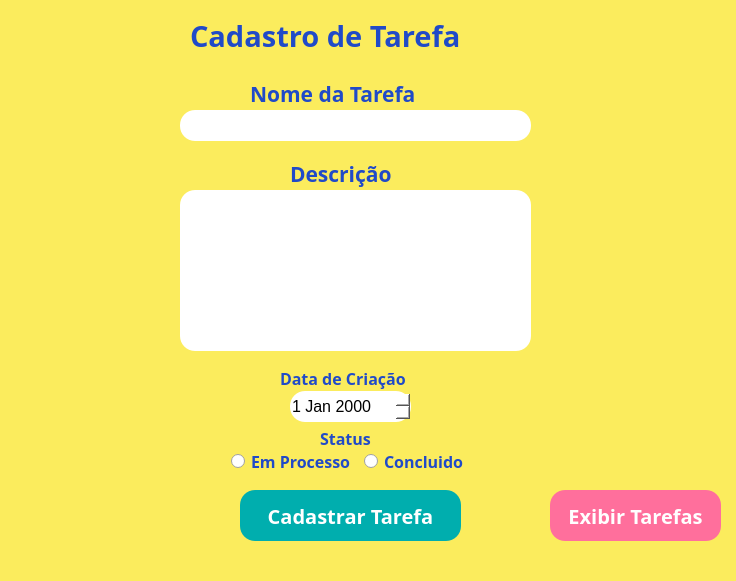
<?xml version="1.0" encoding="UTF-8"?>
<ui version="4.0">
 <class>MainWindow</class>
 <widget class="QMainWindow" name="MainWindow">
  <property name="geometry">
   <rect>
    <x>0</x>
    <y>0</y>
    <width>736</width>
    <height>581</height>
   </rect>
  </property>
  <property name="sizePolicy">
   <sizepolicy hsizetype="Fixed" vsizetype="Fixed">
    <horstretch>0</horstretch>
    <verstretch>0</verstretch>
   </sizepolicy>
  </property>
  <property name="maximumSize">
   <size>
    <width>736</width>
    <height>582</height>
   </size>
  </property>
  <property name="windowTitle">
   <string>Menu de Cadastro</string>
  </property>
  <property name="styleSheet">
   <string notr="true">background: #fbec5d</string>
  </property>
  <widget class="QWidget" name="centralwidget">
   <widget class="QPushButton" name="pushButton">
    <property name="geometry">
     <rect>
      <x>240</x>
      <y>490</y>
      <width>221</width>
      <height>51</height>
     </rect>
    </property>
    <property name="font">
     <font>
      <family>Scholar</family>
      <pointsize>15</pointsize>
      <weight>75</weight>
      <italic>false</italic>
      <bold>true</bold>
      <underline>false</underline>
      <strikeout>false</strikeout>
     </font>
    </property>
    <property name="styleSheet">
     <string notr="true">background:#00aeae;
border-radius: 15px;
color:white

</string>
    </property>
    <property name="text">
     <string>Cadastrar Tarefa</string>
    </property>
   </widget>
   <widget class="QLineEdit" name="lineEdit">
    <property name="geometry">
     <rect>
      <x>180</x>
      <y>110</y>
      <width>351</width>
      <height>31</height>
     </rect>
    </property>
    <property name="font">
     <font>
      <pointsize>12</pointsize>
     </font>
    </property>
    <property name="styleSheet">
     <string notr="true">border-radius: 5px;
 box-shadow: 0 15px 18px rgba(0, 0, 0, 0.1);
background:white;
border-radius: 15px;</string>
    </property>
   </widget>
   <widget class="QLineEdit" name="lineEdit_2">
    <property name="geometry">
     <rect>
      <x>180</x>
      <y>190</y>
      <width>351</width>
      <height>161</height>
     </rect>
    </property>
    <property name="font">
     <font>
      <pointsize>12</pointsize>
     </font>
    </property>
    <property name="styleSheet">
     <string notr="true">border-radius: 5px;
 box-shadow: 0 15px 18px rgba(0, 0, 0, 0.1);
background:white;
border-radius: 15px;</string>
    </property>
    <property name="text">
     <string/>
    </property>
    <property name="alignment">
     <set>Qt::AlignLeading|Qt::AlignLeft|Qt::AlignTop</set>
    </property>
   </widget>
   <widget class="QRadioButton" name="radioButton">
    <property name="geometry">
     <rect>
      <x>231</x>
      <y>441</y>
      <width>127</width>
      <height>40</height>
     </rect>
    </property>
    <property name="font">
     <font>
      <family>Scholar</family>
      <pointsize>12</pointsize>
      <weight>75</weight>
      <bold>true</bold>
     </font>
    </property>
    <property name="styleSheet">
     <string notr="true">color:#204ac8;
background:none
</string>
    </property>
    <property name="text">
     <string>Em Processo</string>
    </property>
   </widget>
   <widget class="QRadioButton" name="radioButton_2">
    <property name="geometry">
     <rect>
      <x>364</x>
      <y>441</y>
      <width>105</width>
      <height>40</height>
     </rect>
    </property>
    <property name="font">
     <font>
      <family>Scholar</family>
      <pointsize>12</pointsize>
      <weight>75</weight>
      <bold>true</bold>
     </font>
    </property>
    <property name="styleSheet">
     <string notr="true">color:#204ac8;
background:none
</string>
    </property>
    <property name="text">
     <string>Concluido</string>
    </property>
   </widget>
   <widget class="QLabel" name="label_6">
    <property name="geometry">
     <rect>
      <x>190</x>
      <y>10</y>
      <width>331</width>
      <height>51</height>
     </rect>
    </property>
    <property name="font">
     <font>
      <family>Scholar</family>
      <pointsize>22</pointsize>
      <weight>75</weight>
      <bold>true</bold>
     </font>
    </property>
    <property name="styleSheet">
     <string notr="true">background: none;
color: #204ac8</string>
    </property>
    <property name="text">
     <string>Cadastro de Tarefa</string>
    </property>
   </widget>
   <widget class="QLabel" name="label_7">
    <property name="geometry">
     <rect>
      <x>320</x>
      <y>420</y>
      <width>71</width>
      <height>36</height>
     </rect>
    </property>
    <property name="font">
     <font>
      <family>Scholar</family>
      <pointsize>12</pointsize>
      <weight>75</weight>
      <bold>true</bold>
     </font>
    </property>
    <property name="styleSheet">
     <string notr="true">background: none;
color: #204ac8</string>
    </property>
    <property name="text">
     <string>Status</string>
    </property>
   </widget>
   <widget class="QLabel" name="label_4">
    <property name="geometry">
     <rect>
      <x>290</x>
      <y>150</y>
      <width>113</width>
      <height>47</height>
     </rect>
    </property>
    <property name="font">
     <font>
      <family>Scholar</family>
      <pointsize>16</pointsize>
      <weight>75</weight>
      <bold>true</bold>
     </font>
    </property>
    <property name="styleSheet">
     <string notr="true">background: none;
color: #204ac8
</string>
    </property>
    <property name="text">
     <string>Descrição</string>
    </property>
   </widget>
   <widget class="QLabel" name="label_9">
    <property name="geometry">
     <rect>
      <x>250</x>
      <y>70</y>
      <width>197</width>
      <height>47</height>
     </rect>
    </property>
    <property name="font">
     <font>
      <family>Scholar</family>
      <pointsize>16</pointsize>
      <weight>75</weight>
      <bold>true</bold>
     </font>
    </property>
    <property name="styleSheet">
     <string notr="true">background: none;
color: #204ac8
</string>
    </property>
    <property name="text">
     <string>Nome da Tarefa</string>
    </property>
   </widget>
   <widget class="QPushButton" name="pushButton_2">
    <property name="geometry">
     <rect>
      <x>550</x>
      <y>490</y>
      <width>171</width>
      <height>51</height>
     </rect>
    </property>
    <property name="sizePolicy">
     <sizepolicy hsizetype="Fixed" vsizetype="Fixed">
      <horstretch>0</horstretch>
      <verstretch>0</verstretch>
     </sizepolicy>
    </property>
    <property name="font">
     <font>
      <family>Scholar</family>
      <pointsize>15</pointsize>
      <weight>75</weight>
      <bold>true</bold>
     </font>
    </property>
    <property name="styleSheet">
     <string notr="true">background:#ff6f9c;
border-radius: 15px;
color:white

</string>
    </property>
    <property name="text">
     <string>Exibir Tarefas</string>
    </property>
   </widget>
   <widget class="QLabel" name="label_8">
    <property name="geometry">
     <rect>
      <x>280</x>
      <y>360</y>
      <width>154</width>
      <height>36</height>
     </rect>
    </property>
    <property name="font">
     <font>
      <family>Scholar</family>
      <pointsize>12</pointsize>
      <weight>75</weight>
      <bold>true</bold>
     </font>
    </property>
    <property name="styleSheet">
     <string notr="true">background: none;
color: #204ac8</string>
    </property>
    <property name="text">
     <string>Data de Criação</string>
    </property>
   </widget>
   <widget class="QDateEdit" name="dateEdit">
    <property name="geometry">
     <rect>
      <x>290</x>
      <y>391</y>
      <width>121</width>
      <height>31</height>
     </rect>
    </property>
    <property name="font">
     <font>
      <pointsize>12</pointsize>
     </font>
    </property>
    <property name="styleSheet">
     <string notr="true">
background:white;
border-radius: 15px;</string>
    </property>
   </widget>
  </widget>
  <widget class="QMenuBar" name="menubar">
   <property name="geometry">
    <rect>
     <x>0</x>
     <y>0</y>
     <width>736</width>
     <height>21</height>
    </rect>
   </property>
  </widget>
  <widget class="QStatusBar" name="statusbar"/>
 </widget>
 <resources/>
 <connections/>
</ui>
